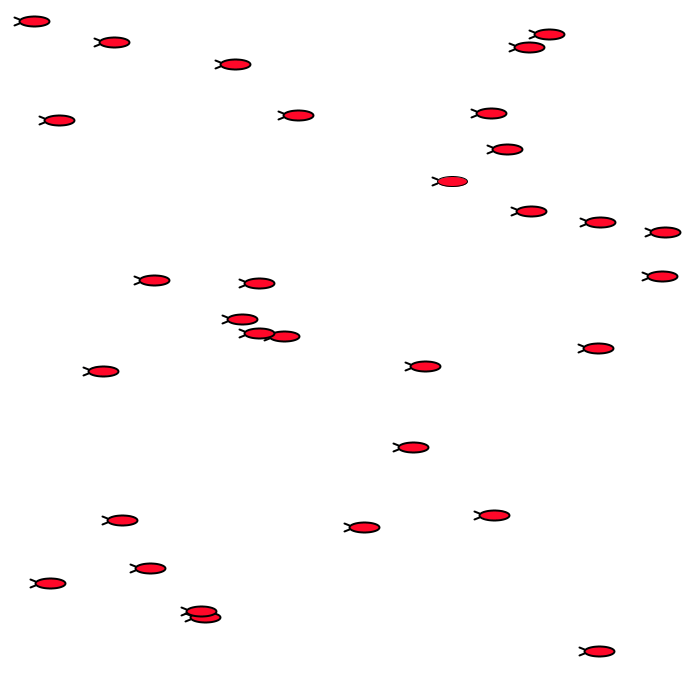
Frame 1 (no input)
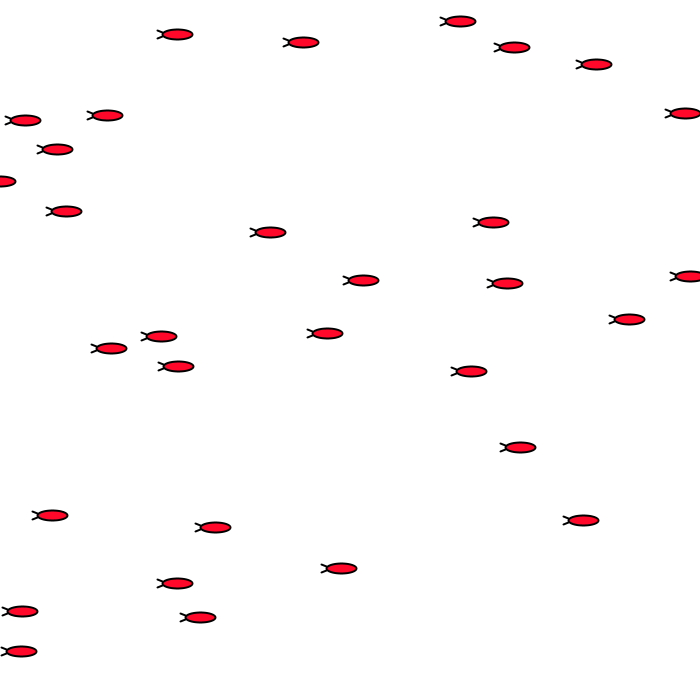
Frame 60 (the mouse pressed at the canvas centre just before this capture)
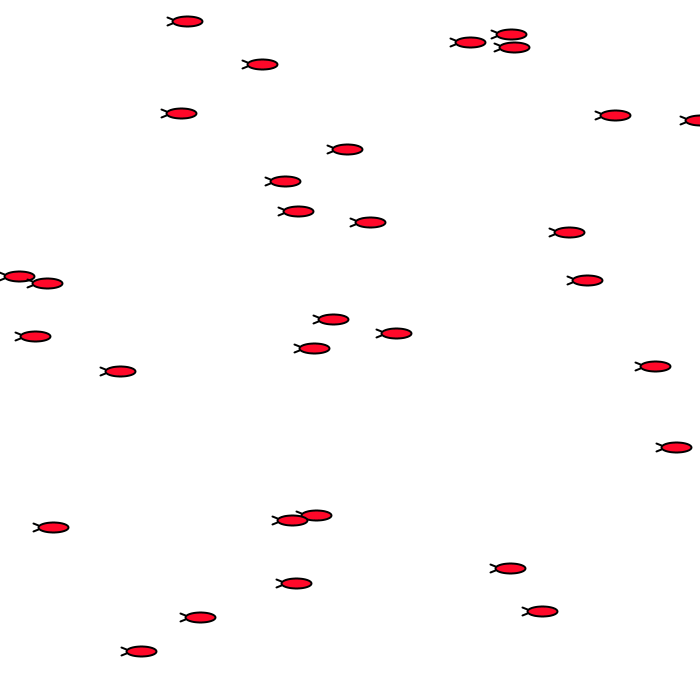
Frame 120 (the mouse held since frame 60 and released just before this capture)

The Processing sketch that drew these frames (run headless with seeded random() and noise(); from frame 60 on, the mouse is pressed at the canvas centre):

// Processing sketch: Starter_Class
// ── Starter_Class.pde
Ship[] myShip = new Ship[30];
Ship myShip1;


void setup() {
  size(700, 700);
  myShip1 = new Ship(#FF0829, random(width), random(height), random(30));


  for (int i=0; i<myShip.length; i++) {
    myShip[i] = new Ship(#FF0829, random(width), random(height), random(30));
  }
}

void draw() {
  background(255);
  myShip1.display();
  myShip1.fly();


  for (int i=0; i<myShip.length; i++) {
    myShip[i].display();
    myShip[i].fly();
  }
}
// ── Spaceship.pde
class Ship {
  color c;
  float x;
  float y;
  float speed;
  float left;

  Ship(color tempC, float tempX, float tempY, float tempSpeed) {
    c = color(tempC);
    x = tempX;
    y = tempY;
    speed = tempSpeed;
    left = random(2);
  }

  void display() {
    fill(c);
    ellipse(x, y, 30, 10);
    fill(0);
    strokeWeight(2);
    line(x-15, y+2, x-20, y+4);
    line(x-15, y-2, x-20, y-4);
  }

  void fly() {
    if (left <=1) {
      x += speed;
      if (x > width) {
        x = 0;
      }
    } else {
      x -= speed;
      if (x < 0) {
        x = width;
      }
    }
  }
}
